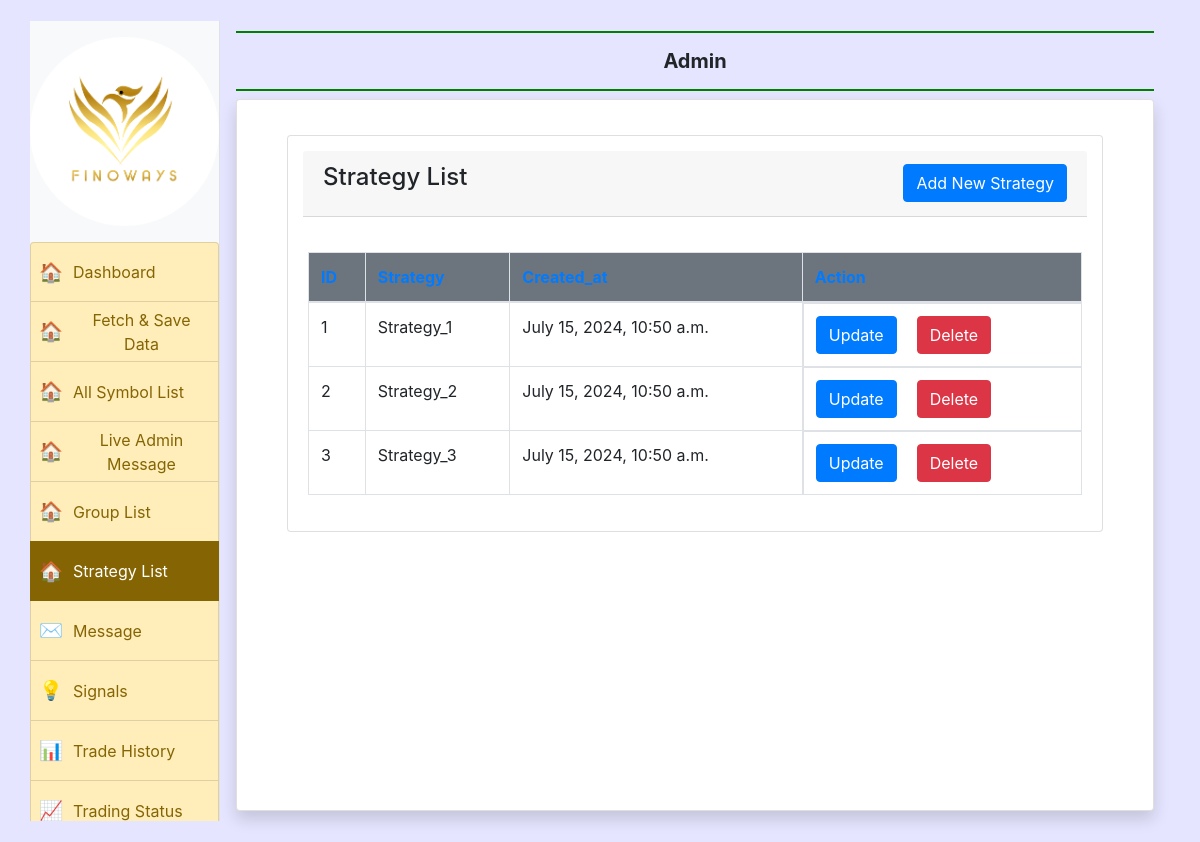
Page /strategy_list/ on the committed database.
### accounts/models.py (models this page shows, shortened)
class Strategy(models.Model):
    Strategy = models.CharField(max_length=20)
    created_at = models.DateTimeField(auto_now_add=True)

### accounts/views.py (the view)
# urls.py: path('strategy_list/', views.strategy_list, name='strategy_list' ),
def strategy_list(request):
    strategy = Strategy.objects.all()
    return render(request, 'strategy_list.html', {'strategy': strategy})

### templates/strategy_list.html (shortened to what this page needs)
{% extends 'admin_base.html' %}
{% block main %}
<div class="content">
    <div class="row">
        <div class="col-sm md lg xl xxl-12">
            <div class="card">
                <div class="card-header row">
                    <h4 class="card-title">Strategy List</h4>
                    <a href="{% url 'create_strategy' %}" class="btn btn-primary">Add New Strategy</a>
                </div>
                <div class="card-body">
                    <div class="table-responsive table-container">
                        <table class="table tablesorter table-bordered table-hover" id="example">
                            <thead class="text-primary bg-secondary">
                                <tr>
                                    <th>ID</th>
                                    <th>Strategy</th>
                                    <th>Created_at</th>
                                    <th>Action</th>
                                </tr>
                            </thead>
                            <tbody>
                                {% for strategy in strategy %}
                                <tr>
                                    <td>{{ strategy.id }}</td>
                                    <td>{{ strategy.Strategy }}</td>
                                    <td>{{ strategy.created_at }}</td>
                                    <td style="display: flex;">
                                        <div style="order: 1; margin-right: 10px;">
                                            <a href="{% url 'update_strategy' strategy_id=strategy.id %}" class="btn btn-primary">Update</a>
                                        </div>
                                        <div style="order: 2;">
                                            <form action="{% url 'delete_strategy' strategy_id=strategy.id %}" method="post">
                                                <button type="submit" class="btn btn-danger" style="margin-left: 10px;">Delete</button>
                                            </form>
                                        </div>
                                    </td>
                                </tr>
                                {% endfor %}
                            </tbody>
                        </table>
                    </div>
                </div>
            </div>
        </div>
    </div>
</div>
{% endblock %}

### templates/strategy_list.html (style rules this page uses)
.row { display: flex; justify-content: space-between; align-items: center; margin: 15px; }

### rows in the picture
Strategy: id "1", Strategy "Strategy_1", created_at "July 15, 2024, 10:50 a.m."
Strategy: id "2", Strategy "Strategy_2", created_at "July 15, 2024, 10:50 a.m."
Strategy: id "3", Strategy "Strategy_3", created_at "July 15, 2024, 10:50 a.m."
